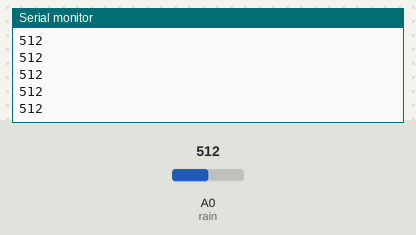
Bench run of a sketch on a simulated Arduino Uno, built with avr-gcc and run on an emulated ATmega328P. Shown: the last lines printed to the serial monitor. The inputs (shaded band) are chosen by the test bench; at power-on: A0 (rain) = 512.

Above: at 1.2 s.
1.3 s: A0 (rain) set to 716
At 1.31 s:
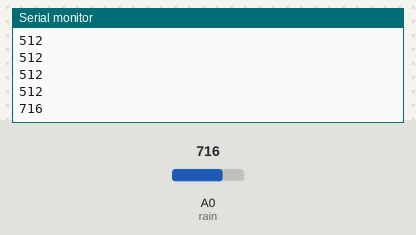
2.8 s: A0 (rain) set to 900
At 2.81 s:
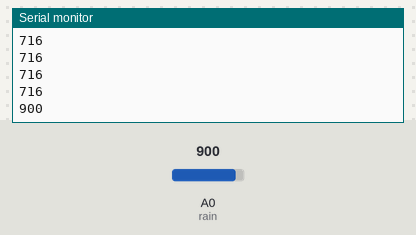
Timing chart, 0 to 5.8 s (numbered marks = the images above; inputs shaded):
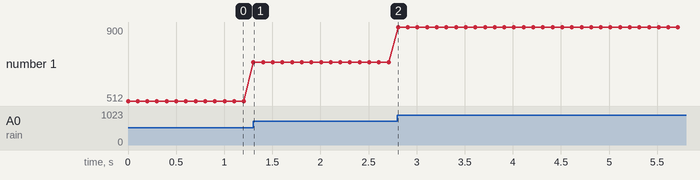

Measured:
- after the input at 1.3 s, the serial monitor: prints a new line at once (image 1)
- after the input at 2.8 s, the serial monitor: prints a new line at once (image 2)
- plotted number 1: 512 → 716 after the input at 1.3 s, 716 → 900 after the input at 2.8 s

The sketch:

TestSensor.ino
```cpp
#define rain A0
void setup() {

  Serial.begin(38400);

}

void loop() {

  int sensorValue = analogRead(rain);

  Serial.println(sensorValue);

  delay(100);

}
```
